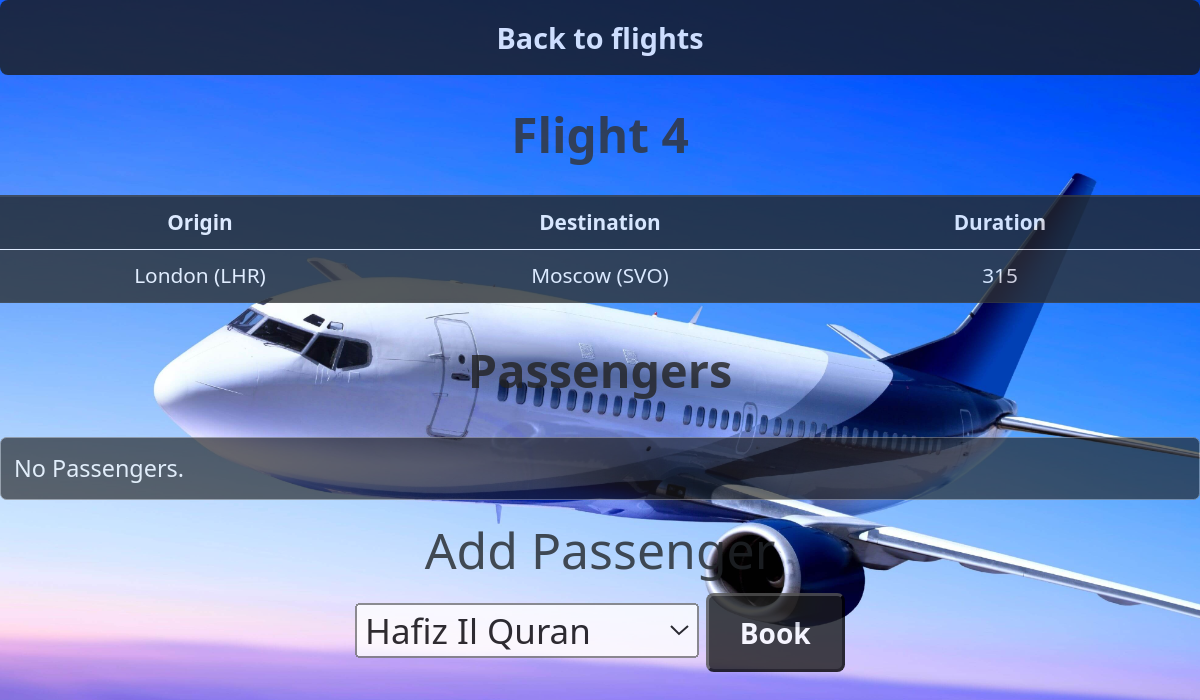
/flights/4, run on the app's committed database.
### flights/models.py (models this page shows, shortened)
class Flight(models.Model):
    origin = models.ForeignKey(Airport, on_delete=models.CASCADE, related_name="departures")
    destination = models.ForeignKey(Airport, on_delete=models.CASCADE, related_name="arrivals")
    duration = models.IntegerField()

class Airport(models.Model):
    code = models.CharField(max_length=3)
    city = models.CharField(max_length=64)
    def __str__(self):
        return f"{self.city} ({self.code})"

### flights/views.py (the view)
# urls.py: path("<int:flight_id>", views.flight, name="flight"),
def flight(request, flight_id):
	flight =Flight.objects.get(pk=flight_id)
	return render(request, "flights/flight.html", {
		"flight": flight,
		"passengers": flight.passengers.all(),
		"non_passengers": Passenger.objects.exclude(flights=flight).all()
	})

### flights/models.py (called while the page is built)
    def __str__(self):
        return f"{self.first} {self.last}"

### flights/templates/flights/flight.html (shortened to what this page needs)
{% extends "flights/layout.html" %}
{% load static %}
{% block body %}
	<a href="{% url 'flights' %}" class="link" style="zoom:1.23;display:block;float:none;text-align:center;">Back to flights</a>
<table class="table table-dark table-striped">
  <thead>
    <tr>
      <th colspan="3" style="text-align: center; zoom:2.3; color: #333333; background:transparent;">Flight {{ flight.id }}</th>
    </tr>
    <tr>
      <th style="width: 33.33%; text-align: center;">Origin</th>
      <th style="width: 33.33%; text-align: center;">Destination</th>
      <th style="width: 33.33%; text-align: center;">Duration</th>
    </tr>
  </thead>
  <tbody>
    <tr>
      <td style="text-align: center;">{{ flight.origin }}</td>
      <td style="text-align: center;">{{ flight.destination }}</td>
      <td style="text-align: center;">{{ flight.duration }}</td>
    </tr>
  </tbody>
</table>
	<h2 class="header cen" style="margin:30px auto; color:#222;">Passengers</h2>
	<ul>
		{% for passenger in passengers %}
			<li class="flight" style="text-align:center;">{{ passenger }}</li>
			{% empty %}
				<li class="flight">No Passengers.</li>
		{% endfor %}
	</ul>
	<div style="display:inline-block; width:100%;display:block;text-align:center;zoom:1.2;">
<h2 style="background-color:2C2C2C;">Add Passenger</h2>
	<form action="{% url 'book' flight.id %}" method='post'>
			<select name="passenger" style="zoom:1.4; margin-top:0px;">
					{% for passenger in non_passengers %}
						<option value="{{ passenger.id }}">{{ passenger }}</option>
					{% endfor %}
			</select>
			<button type="submit" class="link" style="float:none; margin-bottom:100px;zoom:1;">Book</button>
	</form>
	</div>
{% endblock %}

### flights/static/flights/styles.css (style rules this page uses)
.cen { text-align:center; }
.link { display: inline-block; padding: 10px 20px; font-size: 18px; zoom:0.5; font-weight: bold; text-decoration: none; color: #fff; background-color: #1B1B1B; border-radius: 5px; transition: background-color 0.3s; float: right; }
.link { transition: transform 0.3s; }
body { background-color: lightblue; zoom: 1.5; }
.header { font-size: 36px; font-weight: bold; margin-bottom: 20px; color: #333; }
ul { list-style-type: none; padding: 0; }
.flight { font-size: 18px; margin-bottom: 10px; padding: 10px; border: 1px solid gray; border-radius: 5px; background-color: #1B1B1B; transition: background-color 0.3s; }

### data on the page
Flight: id "4", origin "London (LHR)", destination "Moscow (SVO)", duration "315"

### other printed values
form field passenger "Hafiz Il Quran"
